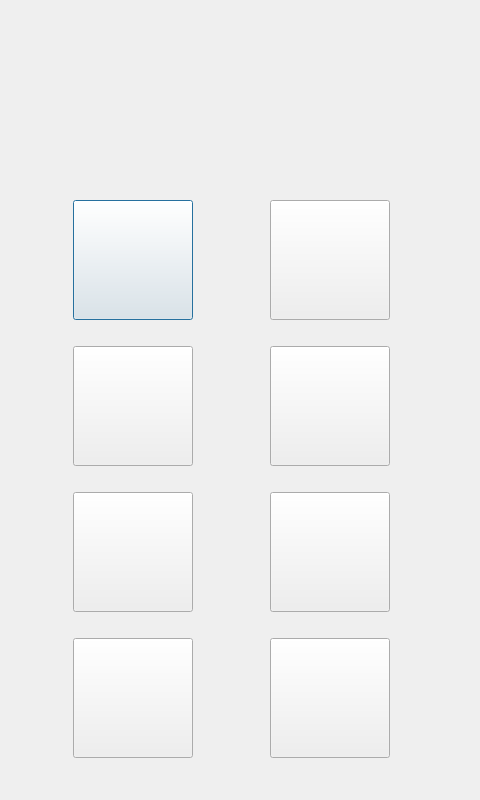
<?xml version="1.0" encoding="UTF-8"?>
<ui version="4.0">
 <class>Mainbutton</class>
 <widget class="QDialog" name="Mainbutton">
  <property name="geometry">
   <rect>
    <x>0</x>
    <y>0</y>
    <width>480</width>
    <height>800</height>
   </rect>
  </property>
  <property name="windowTitle">
   <string>Dialog</string>
  </property>
  <widget class="QWidget" name="layoutWidget">
   <property name="geometry">
    <rect>
     <x>2</x>
     <y>180</y>
     <width>461</width>
     <height>601</height>
    </rect>
   </property>
   <layout class="QVBoxLayout" name="verticalLayout">
    <item>
     <layout class="QHBoxLayout" name="horizontalLayout">
      <item>
       <widget class="QPushButton" name="btn_Testing">
        <property name="minimumSize">
         <size>
          <width>120</width>
          <height>120</height>
         </size>
        </property>
        <property name="maximumSize">
         <size>
          <width>120</width>
          <height>120</height>
         </size>
        </property>
        <property name="locale">
         <locale language="Cornish" country="UnitedKingdom"/>
        </property>
        <property name="text">
         <string/>
        </property>
        <property name="icon">
         <iconset resource="rc.qrc">
          <normaloff>:/image/Testing.png</normaloff>:/image/Testing.png</iconset>
        </property>
        <property name="iconSize">
         <size>
          <width>120</width>
          <height>120</height>
         </size>
        </property>
       </widget>
      </item>
      <item>
       <widget class="QPushButton" name="btn_History">
        <property name="minimumSize">
         <size>
          <width>120</width>
          <height>120</height>
         </size>
        </property>
        <property name="maximumSize">
         <size>
          <width>120</width>
          <height>120</height>
         </size>
        </property>
        <property name="text">
         <string/>
        </property>
        <property name="icon">
         <iconset resource="rc.qrc">
          <normaloff>:/image/History.png</normaloff>:/image/History.png</iconset>
        </property>
        <property name="iconSize">
         <size>
          <width>120</width>
          <height>120</height>
         </size>
        </property>
       </widget>
      </item>
     </layout>
    </item>
    <item>
     <layout class="QHBoxLayout" name="horizontalLayout_2">
      <item>
       <widget class="QPushButton" name="btn_Maintancance">
        <property name="minimumSize">
         <size>
          <width>120</width>
          <height>120</height>
         </size>
        </property>
        <property name="maximumSize">
         <size>
          <width>120</width>
          <height>120</height>
         </size>
        </property>
        <property name="locale">
         <locale language="Cornish" country="UnitedKingdom"/>
        </property>
        <property name="text">
         <string/>
        </property>
        <property name="icon">
         <iconset resource="rc.qrc">
          <normaloff>:/image/Maintainance.png</normaloff>:/image/Maintainance.png</iconset>
        </property>
        <property name="iconSize">
         <size>
          <width>120</width>
          <height>120</height>
         </size>
        </property>
       </widget>
      </item>
      <item>
       <widget class="QPushButton" name="btn_Calibration">
        <property name="minimumSize">
         <size>
          <width>120</width>
          <height>120</height>
         </size>
        </property>
        <property name="maximumSize">
         <size>
          <width>120</width>
          <height>120</height>
         </size>
        </property>
        <property name="locale">
         <locale language="Cornish" country="UnitedKingdom"/>
        </property>
        <property name="text">
         <string/>
        </property>
        <property name="icon">
         <iconset resource="rc.qrc">
          <normaloff>:/image/Parameter.png</normaloff>:/image/Parameter.png</iconset>
        </property>
        <property name="iconSize">
         <size>
          <width>120</width>
          <height>120</height>
         </size>
        </property>
       </widget>
      </item>
     </layout>
    </item>
    <item>
     <layout class="QHBoxLayout" name="horizontalLayout_3">
      <item>
       <widget class="QPushButton" name="btn_System">
        <property name="minimumSize">
         <size>
          <width>120</width>
          <height>120</height>
         </size>
        </property>
        <property name="maximumSize">
         <size>
          <width>120</width>
          <height>120</height>
         </size>
        </property>
        <property name="locale">
         <locale language="Cornish" country="UnitedKingdom"/>
        </property>
        <property name="text">
         <string/>
        </property>
        <property name="icon">
         <iconset resource="rc.qrc">
          <normaloff>:/image/System.png</normaloff>:/image/System.png</iconset>
        </property>
        <property name="iconSize">
         <size>
          <width>120</width>
          <height>120</height>
         </size>
        </property>
       </widget>
      </item>
      <item>
       <widget class="QPushButton" name="btn_Update">
        <property name="minimumSize">
         <size>
          <width>120</width>
          <height>120</height>
         </size>
        </property>
        <property name="maximumSize">
         <size>
          <width>120</width>
          <height>120</height>
         </size>
        </property>
        <property name="locale">
         <locale language="Cornish" country="UnitedKingdom"/>
        </property>
        <property name="text">
         <string/>
        </property>
        <property name="icon">
         <iconset resource="rc.qrc">
          <normaloff>:/image/QualityControl.png</normaloff>:/image/QualityControl.png</iconset>
        </property>
        <property name="iconSize">
         <size>
          <width>120</width>
          <height>120</height>
         </size>
        </property>
       </widget>
      </item>
     </layout>
    </item>
    <item>
     <layout class="QHBoxLayout" name="horizontalLayout_4">
      <item>
       <widget class="QPushButton" name="btn_Other">
        <property name="minimumSize">
         <size>
          <width>120</width>
          <height>120</height>
         </size>
        </property>
        <property name="maximumSize">
         <size>
          <width>120</width>
          <height>120</height>
         </size>
        </property>
        <property name="locale">
         <locale language="Cornish" country="UnitedKingdom"/>
        </property>
        <property name="text">
         <string/>
        </property>
        <property name="icon">
         <iconset resource="rc.qrc">
          <normaloff>:/image/Query.png</normaloff>:/image/Query.png</iconset>
        </property>
        <property name="iconSize">
         <size>
          <width>120</width>
          <height>120</height>
         </size>
        </property>
       </widget>
      </item>
      <item>
       <widget class="QPushButton" name="btn_Password">
        <property name="minimumSize">
         <size>
          <width>120</width>
          <height>120</height>
         </size>
        </property>
        <property name="maximumSize">
         <size>
          <width>120</width>
          <height>120</height>
         </size>
        </property>
        <property name="locale">
         <locale language="Cornish" country="UnitedKingdom"/>
        </property>
        <property name="text">
         <string/>
        </property>
        <property name="icon">
         <iconset resource="rc.qrc">
          <normaloff>:/image/Testing.png</normaloff>:/image/Testing.png</iconset>
        </property>
        <property name="iconSize">
         <size>
          <width>120</width>
          <height>120</height>
         </size>
        </property>
       </widget>
      </item>
     </layout>
    </item>
   </layout>
  </widget>
 </widget>
 <resources>
  <include location="rc.qrc"/>
 </resources>
 <connections/>
</ui>
